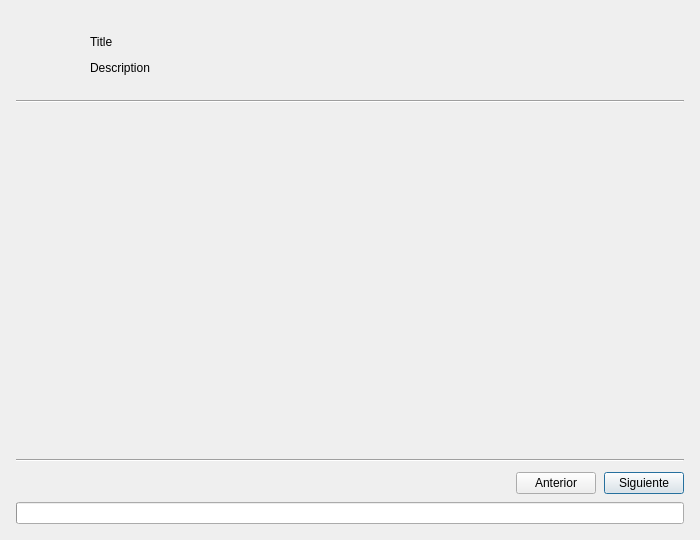
<ui version="4.0">
 <class>GeoTimeLapseDialogBase</class>
 <widget class="QDialog" name="GeoTimeLapseDialogBase">
  <property name="geometry">
   <rect><x>0</x><y>0</y><width>600</width><height>400</height></rect>
  </property>
  <property name="minimumSize">
    <size><width>700</width><height>540</height></size>
  </property>
  <property name="windowTitle">
   <string>GeoTimeLapse</string>
  </property>

  <layout class="QVBoxLayout">
   <property name="leftMargin"><number>16</number></property>
   <property name="topMargin"><number>16</number></property>
   <property name="rightMargin"><number>16</number></property>
   <property name="bottomMargin"><number>16</number></property>
   <property name="spacing"><number>10</number></property>

    <!-- Header -->
  <item>
    <widget class="QFrame">
      <property name="frameShape"><enum>QFrame::NoFrame</enum></property>
      <layout class="QVBoxLayout">
        <property name="leftMargin"><number>14</number></property>
        <property name="topMargin"><number>14</number></property>
        <property name="rightMargin"><number>14</number></property>
        <property name="bottomMargin"><number>10</number></property>
        <property name="spacing"><number>8</number></property>

        <item>
          <layout class="QHBoxLayout">
            <property name="spacing"><number>10</number></property>

            <item>
              <widget class="QLabel" name="dlg_lbl_icon_plugin">
                <property name="minimumSize"><size><width>50</width><height>50</height></size></property>
                <property name="maximumSize"><size><width>50</width><height>50</height></size></property>
                <property name="scaledContents"><bool>true</bool></property>
              </widget>
            </item>

            <item>
              <layout class="QVBoxLayout">
                <property name="spacing"><number>2</number></property>

                <item>
                  <widget class="QLabel" name="dlg_lbl_header_title">
                    <property name="text"><string>Title</string></property>
                  </widget>
                </item>

                <item>
                  <widget class="QLabel" name="dlg_lbl_header_subtitle">
                    <property name="text"><string>Description</string></property>
                    <property name="wordWrap"><bool>true</bool></property>
                  </widget>
                </item>
              </layout>
            </item>

          </layout>
        </item>

      </layout>
    </widget>
  </item>

  <!-- Separator -->
  <item>
    <widget class="QFrame" name="dlg_line_header_top">
      <property name="frameShape"><enum>QFrame::HLine</enum></property>
      <property name="frameShadow"><enum>QFrame::Sunken</enum></property>
    </widget>
  </item>

   <!-- Content (Pages) -->
   <item>
    <widget class="QStackedWidget" name="stacked_pages">
     <property name="minimumHeight"><number>240</number></property>
    </widget>
   </item>

   <!-- Separator -->
   <item>
    <widget class="QFrame" name="dlg_line_header_bottom">
     <property name="frameShape"><enum>QFrame::HLine</enum></property>
     <property name="frameShadow"><enum>QFrame::Sunken</enum></property>
    </widget>
   </item>

   <!-- FOOTER: Progress + bottons -->
   <item>
    <layout class="QVBoxLayout">
     <property name="spacing"><number>8</number></property>

     <item>
      <layout class="QHBoxLayout">
       <property name="spacing"><number>8</number></property>

       <item>
        <spacer name="horizontalSpacer">
         <property name="orientation"><enum>Qt::Horizontal</enum></property>
         <property name="sizeHint" stdset="0">
          <size><width>40</width><height>20</height></size>
         </property>
        </spacer>
       </item>

       <item>
        <widget class="QPushButton" name="btn_previous">
         <property name="text"><string>Anterior</string></property>
         <property name="cursor"><cursorShape>PointingHandCursor</cursorShape></property>
        </widget>
       </item>

       <item>
        <widget class="QPushButton" name="btn_next">
         <property name="text"><string>Siguiente</string></property>
         <property name="default"><bool>true</bool></property>
         <property name="cursor"><cursorShape>PointingHandCursor</cursorShape></property>
        </widget>
       </item>

      </layout>
     </item>

     <!-- Progress -->

     <item>
      <widget class="QProgressBar" name="progress_bar">
        <property name="minimum"><number>0</number></property>
        <property name="maximum"><number>100</number></property>
        <property name="value"><number>0</number></property>
        <property name="textVisible"><bool>false</bool></property>
        <property name="format"><string></string></property>
        <property name="maximumHeight"><number>4</number></property>
      </widget>
     </item>

    </layout>
   </item>

  </layout>
 </widget>
 <resources/>
 <connections/>
</ui>
